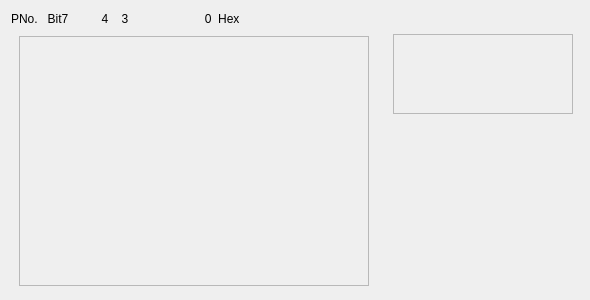
<?xml version="1.0" encoding="UTF-8"?>
<ui version="4.0">
 <class>StaticDIClass</class>
 <widget class="QWidget" name="StaticDIClass">
  <property name="geometry">
   <rect>
    <x>0</x>
    <y>0</y>
    <width>590</width>
    <height>300</height>
   </rect>
  </property>
  <property name="minimumSize">
   <size>
    <width>590</width>
    <height>300</height>
   </size>
  </property>
  <property name="maximumSize">
   <size>
    <width>590</width>
    <height>363</height>
   </size>
  </property>
  <property name="windowTitle">
   <string>Static DI</string>
  </property>
  <widget class="QLabel" name="label">
   <property name="geometry">
    <rect>
     <x>11</x>
     <y>11</y>
     <width>361</width>
     <height>16</height>
    </rect>
   </property>
   <property name="minimumSize">
    <size>
     <width>361</width>
     <height>16</height>
    </size>
   </property>
   <property name="maximumSize">
    <size>
     <width>361</width>
     <height>16</height>
    </size>
   </property>
   <property name="text">
    <string>PNo.   Bit7          4    3                       0  Hex</string>
   </property>
  </widget>
  <widget class="QWidget" name="layoutWidget">
   <property name="geometry">
    <rect>
     <x>11</x>
     <y>34</y>
     <width>571</width>
     <height>254</height>
    </rect>
   </property>
   <layout class="QGridLayout" name="gridLayout">
    <item row="0" column="0" rowspan="2">
     <widget class="QScrollArea" name="scrollArea">
      <property name="sizePolicy">
       <sizepolicy hsizetype="Fixed" vsizetype="Fixed">
        <horstretch>0</horstretch>
        <verstretch>0</verstretch>
       </sizepolicy>
      </property>
      <property name="minimumSize">
       <size>
        <width>350</width>
        <height>250</height>
       </size>
      </property>
      <property name="maximumSize">
       <size>
        <width>350</width>
        <height>250</height>
       </size>
      </property>
      <property name="sizeIncrement">
       <size>
        <width>369</width>
        <height>317</height>
       </size>
      </property>
      <property name="verticalScrollBarPolicy">
       <enum>Qt::ScrollBarAsNeeded</enum>
      </property>
      <property name="horizontalScrollBarPolicy">
       <enum>Qt::ScrollBarAlwaysOff</enum>
      </property>
      <property name="widgetResizable">
       <bool>false</bool>
      </property>
      <widget class="QWidget" name="scrollAreaWidgetContents">
       <property name="geometry">
        <rect>
         <x>0</x>
         <y>0</y>
         <width>350</width>
         <height>240</height>
        </rect>
       </property>
       <property name="minimumSize">
        <size>
         <width>350</width>
         <height>240</height>
        </size>
       </property>
       <property name="maximumSize">
        <size>
         <width>350</width>
         <height>240</height>
        </size>
       </property>
      </widget>
     </widget>
    </item>
    <item row="1" column="2">
     <spacer name="verticalSpacer">
      <property name="orientation">
       <enum>Qt::Vertical</enum>
      </property>
      <property name="sizeHint" stdset="0">
       <size>
        <width>17</width>
        <height>165</height>
       </size>
      </property>
     </spacer>
    </item>
    <item row="0" column="1">
     <spacer name="horizontalSpacer_2">
      <property name="orientation">
       <enum>Qt::Horizontal</enum>
      </property>
      <property name="sizeType">
       <enum>QSizePolicy::Fixed</enum>
      </property>
      <property name="sizeHint" stdset="0">
       <size>
        <width>10</width>
        <height>17</height>
       </size>
      </property>
     </spacer>
    </item>
    <item row="0" column="2">
     <widget class="QFrame" name="background">
      <property name="sizePolicy">
       <sizepolicy hsizetype="Fixed" vsizetype="Fixed">
        <horstretch>0</horstretch>
        <verstretch>0</verstretch>
       </sizepolicy>
      </property>
      <property name="minimumSize">
       <size>
        <width>180</width>
        <height>80</height>
       </size>
      </property>
      <property name="maximumSize">
       <size>
        <width>16777215</width>
        <height>80</height>
       </size>
      </property>
      <property name="autoFillBackground">
       <bool>false</bool>
      </property>
      <property name="styleSheet">
       <string notr="true">QFrame#background{background-image:url(:/StaticDI/image/Background.png)}</string>
      </property>
      <property name="frameShape">
       <enum>QFrame::StyledPanel</enum>
      </property>
      <property name="frameShadow">
       <enum>QFrame::Raised</enum>
      </property>
     </widget>
    </item>
   </layout>
  </widget>
 </widget>
 <resources/>
 <connections/>
</ui>
